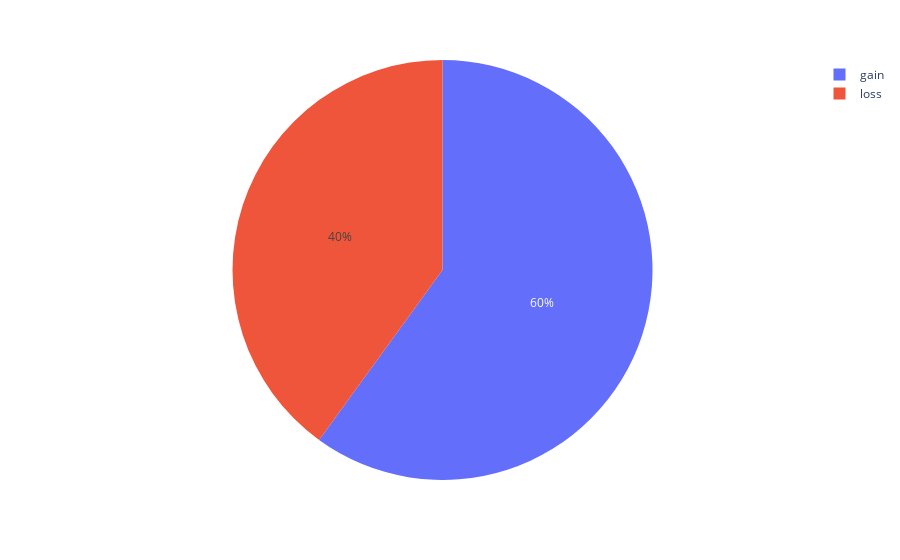

This figure's notebook cell:
### Code cell
fig = px.pie(profit_df, names='profit') 
fig.show()

### Figure 1 — Plotly figure (JSON) as saved in the notebook; plotly's stock layout.template omitted (floating-point values rounded to 4 significant figures)
{"data": [{"domain": {"x": [0, 1], "y": [0, 1]}, "hovertemplate": "profit=%{label}<extra></extra>", "labels": ["gain", "gain", "gain", "loss", "loss"], "legendgroup": "", "name": "", "showlegend": true, "type": "pie"}], "layout": {"legend": {"tracegroupgap": 0}, "margin": {"t": 60}}}
